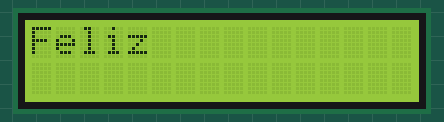
Simulated run of this sketch. Board: Arduino Uno, built with avr-gcc and run on an emulated ATmega328P. On the bench: 16×2 character LCD.

Above: at 0.1 s.
At 1.1 s:
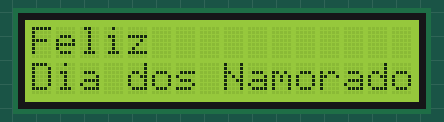

The sketch:

copy_of_lcd_12c1.ino
```cpp
// C++ code
//
#include <LiquidCrystal_I2C.h>

LiquidCrystal_I2C lcd_1(32, 16, 2);

void setup()
{
  lcd_1.init();

  lcd_1.setCursor(0, 0);
  lcd_1.backlight();
  lcd_1.display();
}

void loop()
{
  lcd_1.setCursor(0, 0);
  lcd_1.print("Feliz");
  delay(1000); // Wait for 1000 millisecond(s)
  lcd_1.setCursor(0, 1);
  lcd_1.print("Dia dos Namorados");
  delay(1000); // Wait for 1000 millisecond(s)
  lcd_1.leftToRight();
}
```
